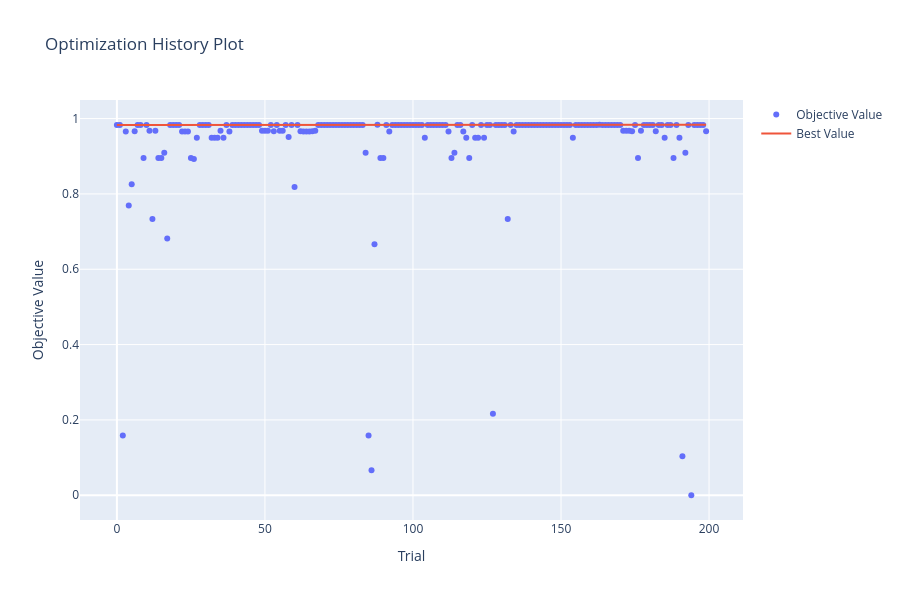
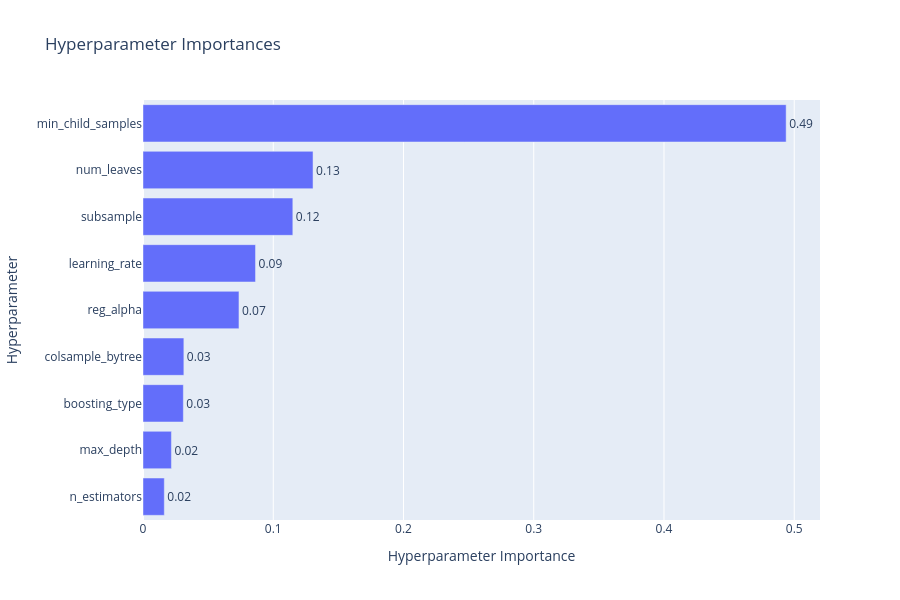

Notebook source saved alongside these figures, in order:
### Code cell
show_study_summary(LGBM_STUDY)

### Figure 1 — Plotly figure (JSON) as saved in the notebook; plotly's stock layout.template omitted (floating-point values rounded to 4 significant figures; data arrays with more than 128 entries replaced by an {"elided": "..."} marker saying what was removed)
{"data": [{"mode": "markers", "name": "Objective Value", "type": "scatter", "x": {"elided": "200 int values"}, "y": {"elided": "200 float values"}}, {"mode": "lines", "name": "Best Value", "type": "scatter", "x": {"elided": "200 int values"}, "y": {"elided": "200 float values"}}, {"marker": {"color": "#cccccc"}, "mode": "markers", "name": "Infeasible Trial", "showlegend": false, "type": "scatter", "x": [], "y": []}], "layout": {"height": 600, "title": {"text": "Optimization History Plot"}, "xaxis": {"title": {"text": "Trial"}}, "yaxis": {"title": {"text": "Objective Value"}}}}

### Figure 2 — Plotly figure (JSON) as saved in the notebook; plotly's stock layout.template omitted (floating-point values rounded to 4 significant figures)
{"data": [{"cliponaxis": false, "hovertemplate": ["n_estimators (IntDistribution): 0.01636269086874654<extra></extra>", "max_depth (CategoricalDistribution): 0.02182068346461072<extra></extra>", "boosting_type (CategoricalDistribution): 0.030978030441945508<extra></extra>", "colsample_bytree (FloatDistribution): 0.03137467989056157<extra></extra>", "reg_alpha (FloatDistribution): 0.07368231929793942<extra></extra>", "learning_rate (FloatDistribution): 0.0864008733002421<extra></extra>", "subsample (FloatDistribution): 0.11503529197678732<extra></extra>", "num_leaves (IntDistribution): 0.13055003350133507<extra></extra>", "min_child_samples (IntDistribution): 0.49379539725783184<extra></extra>"], "name": "Objective Value", "orientation": "h", "text": ["0.02", "0.02", "0.03", "0.03", "0.07", "0.09", "0.12", "0.13", "0.49"], "textposition": "outside", "type": "bar", "x": [0.01636, 0.02182, 0.03098, 0.03137, 0.07368, 0.0864, 0.115, 0.1306, 0.4938], "y": ["n_estimators", "max_depth", "boosting_type", "colsample_bytree", "reg_alpha", "learning_rate", "subsample", "num_leaves", "min_child_samples"]}], "layout": {"height": 600, "title": {"text": "Hyperparameter Importances"}, "xaxis": {"title": {"text": "Hyperparameter Importance"}}, "yaxis": {"title": {"text": "Hyperparameter"}}}}
